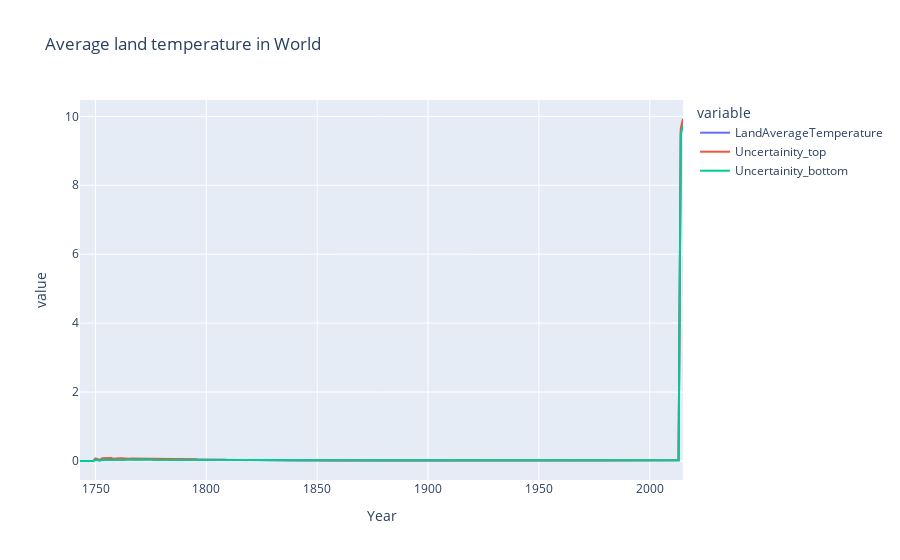

Notebook code for this chart:
### Code cell
import plotly.express as px
fig = px.line(df_year,x='Year',y=['LandAverageTemperature','Uncertainity_top', 'Uncertainity_bottom'],title='Average land temperature in World')
fig.show()

### Figure 1 — Plotly figure (JSON) as saved in the notebook; plotly's stock layout.template omitted (floating-point values rounded to 4 significant figures; data arrays with more than 128 entries replaced by an {"elided": "..."} marker saying what was removed)
{"data": [{"hovertemplate": "variable=LandAverageTemperature<br>Year=%{x}<br>value=%{y}<extra></extra>", "legendgroup": "LandAverageTemperature", "line": {"color": "#636efa", "dash": "solid"}, "marker": {"symbol": "circle"}, "mode": "lines", "name": "LandAverageTemperature", "orientation": "v", "showlegend": true, "type": "scatter", "x": {"elided": "273 int values"}, "xaxis": "x", "y": {"elided": "273 float values"}, "yaxis": "y"}, {"hovertemplate": "variable=Uncertainity_top<br>Year=%{x}<br>value=%{y}<extra></extra>", "legendgroup": "Uncertainity_top", "line": {"color": "#EF553B", "dash": "solid"}, "marker": {"symbol": "circle"}, "mode": "lines", "name": "Uncertainity_top", "orientation": "v", "showlegend": true, "type": "scatter", "x": {"elided": "273 int values"}, "xaxis": "x", "y": {"elided": "273 float values"}, "yaxis": "y"}, {"hovertemplate": "variable=Uncertainity_bottom<br>Year=%{x}<br>value=%{y}<extra></extra>", "legendgroup": "Uncertainity_bottom", "line": {"color": "#00cc96", "dash": "solid"}, "marker": {"symbol": "circle"}, "mode": "lines", "name": "Uncertainity_bottom", "orientation": "v", "showlegend": true, "type": "scatter", "x": {"elided": "273 int values"}, "xaxis": "x", "y": {"elided": "273 float values"}, "yaxis": "y"}], "layout": {"legend": {"title": {"text": "variable"}, "tracegroupgap": 0}, "title": {"text": "Average land temperature in World"}, "xaxis": {"anchor": "y", "domain": [0, 1], "title": {"text": "Year"}}, "yaxis": {"anchor": "x", "domain": [0, 1], "title": {"text": "value"}}}}
